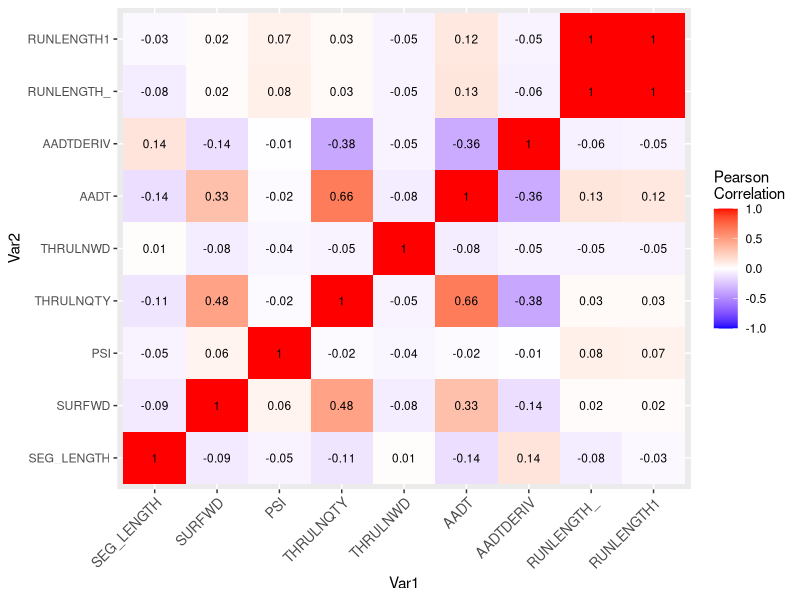
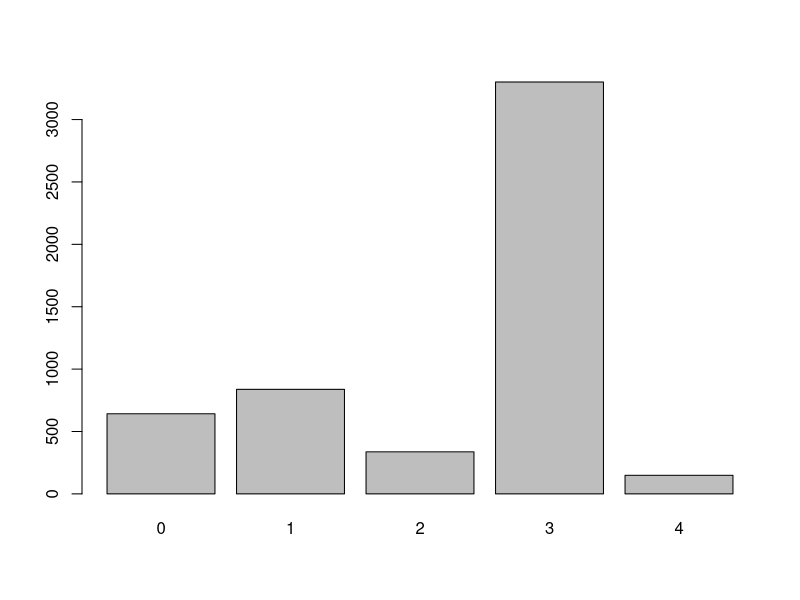

These figures' R source, in order:
## ---- chunk 1
knitr::opts_chunk$set(echo = TRUE)

library(ggplot2)
library(reshape2)
## ---- chunk 2
traffic = read.csv("DenTraffic2019Train.csv")
traffic$SEGMDIR = as.factor(traffic$SEGMDIR)
traffic$FUNCCLASSI = as.factor(traffic$FUNCCLASSI)
traffic$SURFNAME = as.factor(traffic$SURFNAME)
## ---- chunk 3
numericData = subset(traffic, select = -c(X,ROUTENAME,SEGMDIR,FUNCCLASSI,SURFNAME,id))
cormat = round(cor(numericData),2)
cormat <- melt(cormat)
heatMap = ggplot(data = cormat, aes(x=Var1,y=Var2,fill=value))
heatMap = heatMap + geom_tile() 
heatMap = heatMap + scale_fill_gradient2(low = "blue", high = "red", mid = "white",
   midpoint = 0, limit = c(-1,1), space = "Lab", 
   name="Pearson\nCorrelation")
heatMap = heatMap + theme(axis.text.x = element_text(angle = 45, vjust = 1, 
    size = 10, hjust = 1))
heatMap = heatMap + geom_text(aes(Var2, Var1, label = value), color = "black", size = 3)
heatMap
## ---- chunk 4
barplot(table(traffic$AADTDERIV))
## ---- chunk 5
traffic = subset(traffic,traffic$AADTDERIV!=4)
## ---- chunk 6
summary(traffic)
## ---- chunk 7
traffic = subset(traffic, select = -c(X,RUNLENGTH_,id,SURFNAME))
## ---- chunk 8
write.csv(traffic , file = "DenTraffic2019ToModel.csv")
